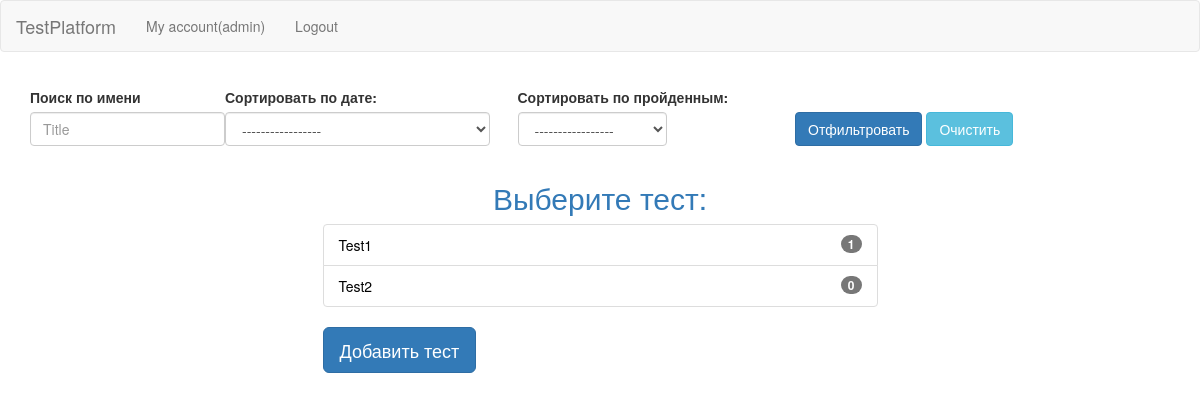
The app's page / (signed in) with its own data.
### tests/models.py (models this page shows, shortened)
class MyUser(AbstractUser):
    avatar = models.ImageField(blank=True, null=True, upload_to='avatars')
    date_of_birth = models.DateField(blank=True, null=True)
    personal_information = models.TextField(blank=True, null=True)

class Test(models.Model):
    title = models.CharField(max_length=255)
    author = models.ForeignKey(settings.AUTH_USER_MODEL, on_delete=models.SET_NULL, null=True)
    description = models.TextField()
    date = models.DateTimeField(auto_now_add=True)
    def __str__(self):
        return self.title

### tests/views.py (the view)
# urls.py: path('', HomeView.as_view(), name='home-page'),
class HomeView(ListView):
    template_name = 'home_page.html'
    model = Test
    def get_context_data(self, **kwargs):
        context = super().get_context_data(**kwargs)
        if self.request.GET:
            form = SearchForm(data=self.request.GET)
            if form.is_valid():
                context['object_list'] = form.get_searched_queryset(context['object_list'], user=self.request.user)
            context['form'] = form
        else:
            context['form'] = SearchForm()
        return context

### tests/forms.py (shortened to what this page needs)
class SearchForm(forms.Form):
    DATE_CHOICES = (
        ('0', '-----------------'),
        ('1', 'Сортировать по дате добавления'),
        ('2', 'Сортировать в обратном порядке')
    )
    PASSED_CHOICES = (
        ('0', '-----------------'),
        ('1', 'Пройденные'),
        ('2', 'Не пройденные')
    )
    title = forms.CharField(required=False)
    date = forms.ChoiceField(choices=DATE_CHOICES, required=False)
    passed = forms.ChoiceField(choices=PASSED_CHOICES, required=False)

### tests/templates/home_page.html (shortened to what this page needs)
{% extends 'base.html' %}
{% load staticfiles %}
{% block include_css %}
    <link rel="stylesheet" type="text/css" href="{% static 'tests/css/home_page_style.css' %}">
{% endblock include_css %}
{% block content %}
    <div class="container-fluid">
            <div class="row">
                <div class="panel-body">
                    <form accept-charset="UTF-8" class='form-inline' role="form" method="get">
                    <fieldset>
                        <div class="form-group col-md-2">
                            <label for="test_title"> Поиск по имени </label>
                            <input type="text" class="form-control" name="title" id="test_title" placeholder="Title" value="{{ form.title.value|default_if_none:'' }}">
                        </div>
                        <div class="form-group col-md-3">
                            <label for="id_date">Сортировать по дате:</label>
                            <select class="form-control" name="date" id="sel">
                                {% for value, key in form.fields.date.choices %}
                                    <option value="{{ value }}"
                                        >
                                        {{ key }}
                                    </option>
                                {% endfor %}
                            </select>
                        </div>
                        <div class="form-group col-md-3">
                            <label for="id_passed">Сортировать по пройденным:</label>
                            <select class="form-control" name="passed" id="sel1">
                                {% for value, key in form.fields.passed.choices %}
                                    <option value="{{ value }}"
                                        >
                                        {{ key }}
                                    </option>
                                {% endfor %}
                            </select>
                        </div>
                    <div class="form-group buttons">
                        <input class="btn btn-md btn-primary" type="submit" value="Отфильтровать">
                        <a class="btn btn-md btn-info" href="/"> Очистить </a><br>
                    </div>
                    </fieldset>
                    </form>
                </div>
            </div>
        </div>
    {% if object_list %}
        <h2 class="text-center text-primary"> Выберите тест: </h2>
        <div class="container-fluid">
            <div class="raw">
                <div class="col-md-6 col-md-offset-3">
                    <ul class="list-group">
                        {% for test in object_list %}
                            <li class="list-group-item">
                                <a class="test" href="{% url 'tests:test' test_title=test.title %}"> {{ test }} </a>
                                <span class="badge"> {{ test.result_set.all.count }} </span>
                            </li>
                        {% endfor %}
                    </ul>
                    {% if request.user.is_authenticated %}
                        <a class="btn btn-lg btn-primary" href="{% url 'tests:add-test' %}"> Добавить тест </a><br>
                    {% else %}
                        Чтобы добавить новый тест, <a href="{% url 'login' %}"> авторизуйтесь </a> или <a href="{% url 'registration' %}"> зарегистрируйтесь </a>!
                    {% endif %}
                </div>
            </div>
        </div>
    {% elif not object_list and form.title.value %}
        <h2 class="text-center text-danger"> Теста с таким именем нет! </h2>
    {% endif %}
{% endblock content %}

### tests/templates/navbar.html
<nav class="navbar navbar-default">
        <div class="conteiner-fluid">
            <div class="navbar-header">
                <a href="{% url 'tests:home-page' %}" class="navbar-brand"> TestPlatform </a>
            </div>
            <div>
                <ul class="nav navbar-nav">
                    {% if not request.user.is_authenticated %}
                        <li>
                            <a href="{% url 'registration' %}"> Registration </a>
                        </li>
                    {% else %}
                        <li>
                            <a href="{% url 'my-account' %}"> My account({{ request.user }})</a>
                        </li>
                    {% endif %}
                    {% if request.user.is_authenticated %}
                        <li>
                            <a href="{% url 'logout' %}"> Logout </a>
                        </li>
                    {% else %}
                        <li>
                            <a href="{% url 'login' %}"> Login </a>
                        </li>
                    {% endif %}
                </ul>
            </div>
        </div>
    </nav>

### tests/static/tests/css/home_page_style.css (style rules this page uses)
a.test { text-decoration: none; color: black; }
div.buttons { margin-top: 25px; }

### records on screen
MyUser: user "admin"
Test: title "Test1", result_set.all.count "1"
Test: title "Test2", result_set.all.count "0"

### other values on screen
form field date "-----------------"
form field passed "-----------------"
